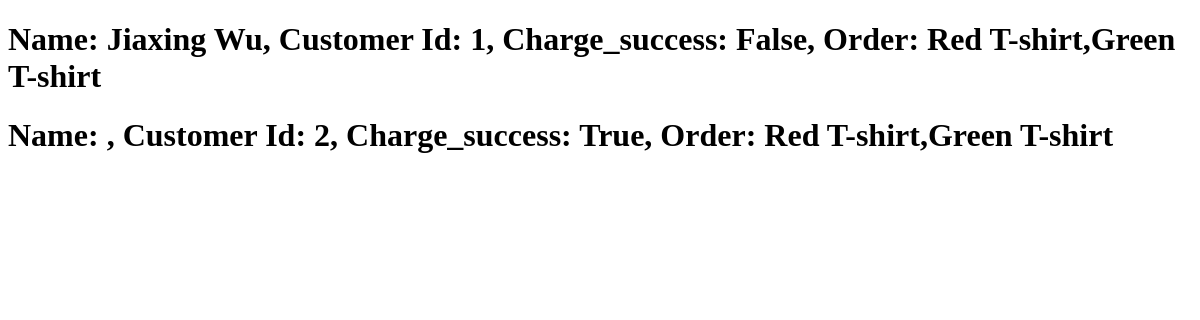
Before: /customers/ with the older database file.
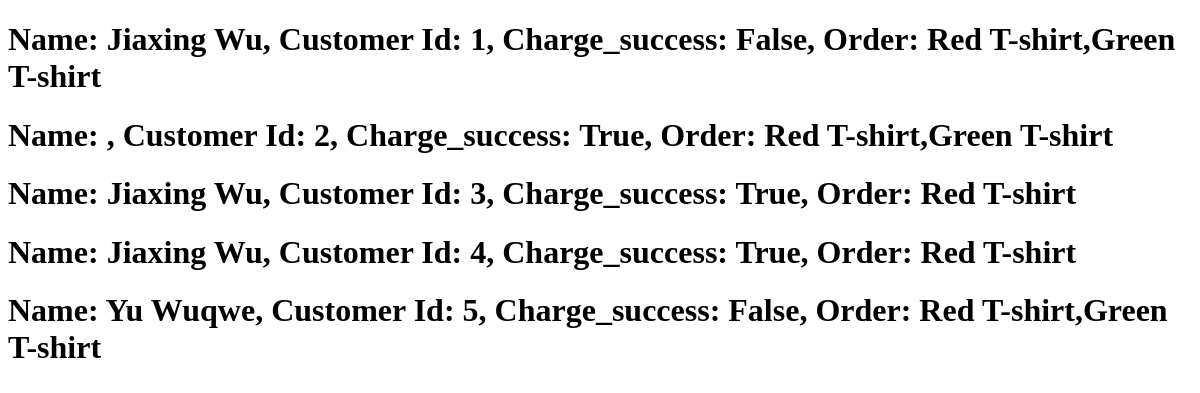
After: the same page with the newer database file.
### lite_models/models.py (models this page shows)
class Customer(models.Model):
    customer_id = models.AutoField(primary_key=True)
    first_name = models.CharField(max_length=26)
    last_name = models.CharField(max_length=26)
    street = models.CharField(max_length=35)
    city = models.CharField(max_length=35)
    state = models.CharField(max_length=35)
    postal_code = models.CharField(validators=[MinLengthValidator(5), only_numbers] ,max_length=5)
    phone = PhoneNumberField(null=False, blank=False)
    email = models.EmailField(max_length=320, unique=True)
    order_list = models.CharField(max_length=1000) # str list with comma delimiter Ex: "item_id1 quanitity1, item_id2 quanitity2, ..."
    order_total = models.FloatField(validators=[MinValueValidator(0.0)])
    charge_success = models.BooleanField(default=False)
    def __str__(self) -> str:
        return f'Name: {self.first_name} {self.last_name}, Customer Id: {str(self.customer_id)}, Charge_success: {self.charge_success}, Order: {self.order_list}'

### transaction/views.py (the view)
# urls.py: path('customers/', views.customers, name='customers'),
def customers(request: HttpRequest) -> HttpRequest:
    context = {'customers': list(Customer.objects.all())}
    return render(request, 'transaction/customers.html', context=context)

### transaction/templates/transaction/customers.html (shortened to what this page needs)
<!DOCTYPE html>
{% load static %}
<html>
<head>
</head>
<body>
  <main>
    {% for value in customers%}
      <h1>{{value}}</h1>
    {% endfor %}
  </main>
</body>
</html>

Changed rows visible on the page:
added Customer: first_name+last_name+customer_id "Name: Jiaxing Wu, Customer Id: 3, Charge_success: True, Order: Red T-shirt"
added Customer: first_name+last_name+customer_id "Name: Jiaxing Wu, Customer Id: 4, Charge_success: True, Order: Red T-shirt"
added Customer: first_name+last_name+customer_id "Name: Yu Wuqwe, Customer Id: 5, Charge_success: False, Order: Red T-shirt,Green T-shirt"
